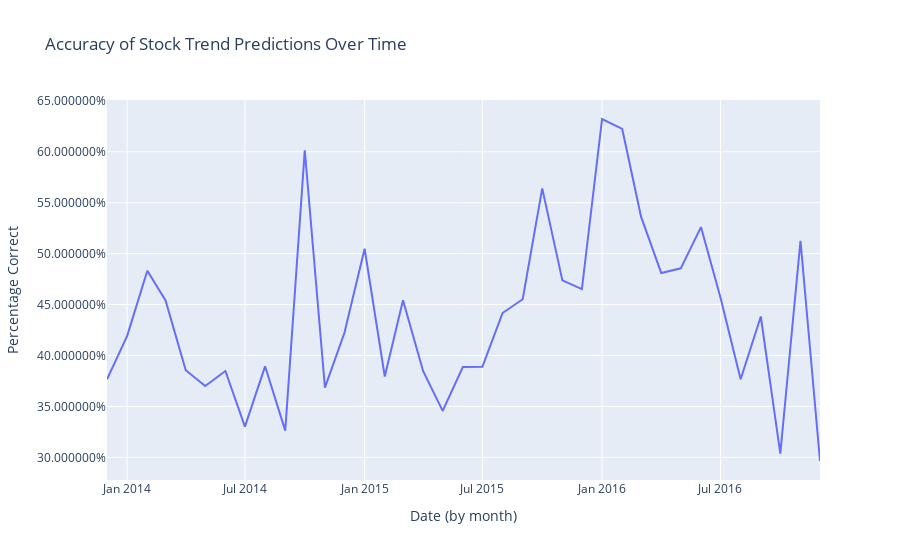

Notebook code for this chart:
### Code cell
db['MONTH'] = db['DATE'].dt.to_period('M').astype(str)
grouped = db.groupby('MONTH')['TREND_CORRECT'].mean().reset_index()

# Create a line chart with Plotly
fig = px.line(grouped, x='MONTH', y='TREND_CORRECT', title='Accuracy of Stock Trend Predictions Over Time')

# Add axis labels
fig.update_layout(xaxis_title='Date (by month)', yaxis_title='Percentage Correct', yaxis_tickformat='%')

# Show the plot
fig.show()

### Figure 1 — Plotly figure (JSON) as saved in the notebook; plotly's stock layout.template omitted (floating-point values rounded to 4 significant figures)
{"data": [{"hovertemplate": "MONTH=%{x}<br>TREND_CORRECT=%{y}<extra></extra>", "legendgroup": "", "line": {"color": "#636efa", "dash": "solid"}, "marker": {"symbol": "circle"}, "mode": "lines", "name": "", "orientation": "v", "showlegend": false, "type": "scatter", "x": ["2013-12", "2014-01", "2014-02", "2014-03", "2014-04", "2014-05", "2014-06", "2014-07", "2014-08", "2014-09", "2014-10", "2014-11", "2014-12", "2015-01", "2015-02", "2015-03", "2015-04", "2015-05", "2015-06", "2015-07", "2015-08", "2015-09", "2015-10", "2015-11", "2015-12", "2016-01", "2016-02", "2016-03", "2016-04", "2016-05", "2016-06", "2016-07", "2016-08", "2016-09", "2016-10", "2016-11", "2016-12"], "xaxis": "x", "y": [0.3766, 0.4193, 0.4832, 0.4541, 0.3856, 0.37, 0.3848, 0.3301, 0.3894, 0.3262, 0.6015, 0.3684, 0.4223, 0.5048, 0.3794, 0.4543, 0.3846, 0.3457, 0.3887, 0.3889, 0.4417, 0.4552, 0.564, 0.4737, 0.4651, 0.6321, 0.6224, 0.536, 0.4809, 0.4856, 0.526, 0.457, 0.3766, 0.4383, 0.3038, 0.5126, 0.2964], "yaxis": "y"}], "layout": {"legend": {"tracegroupgap": 0}, "title": {"text": "Accuracy of Stock Trend Predictions Over Time"}, "xaxis": {"anchor": "y", "domain": [0, 1], "title": {"text": "Date (by month)"}}, "yaxis": {"anchor": "x", "domain": [0, 1], "tickformat": "%", "title": {"text": "Percentage Correct"}}}}
